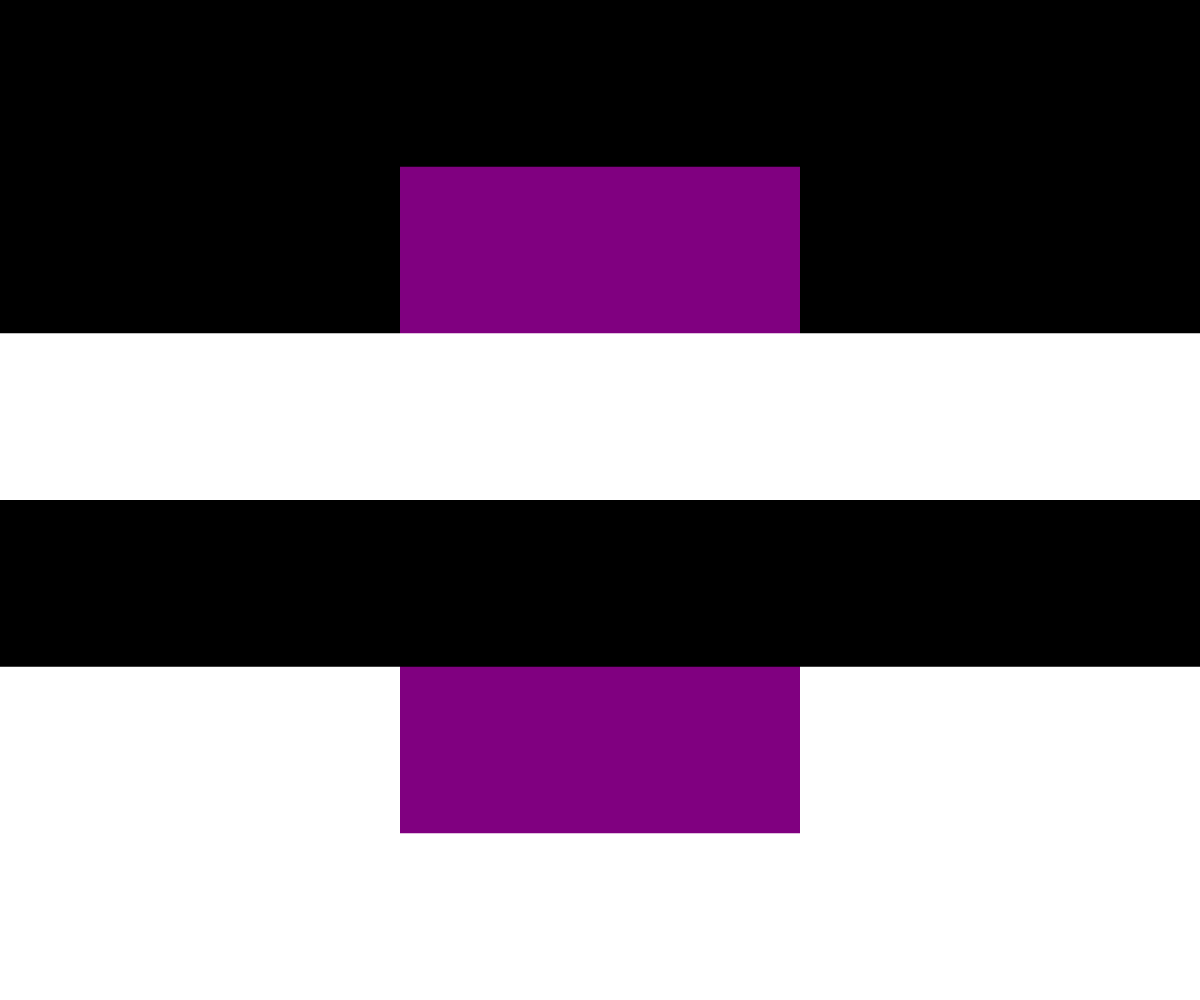
Frame 1 (no input)
Frame 60 (no input): identical to frame 1, image omitted
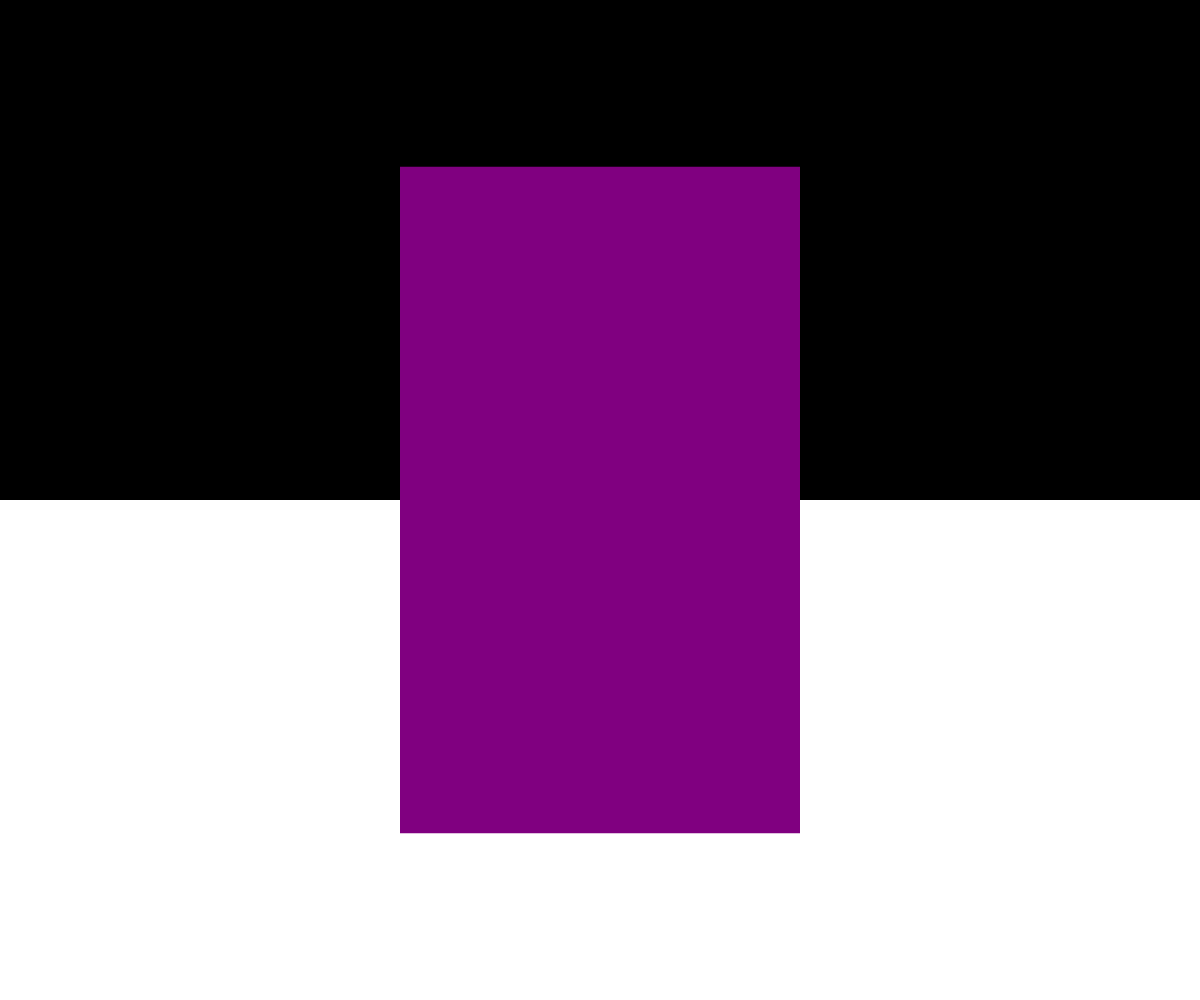
Frame 120 (the mouse pressed at the canvas centre since frame 60)

The p5.js sketch that drew these frames (run headless with seeded random() and noise() and a simulated clock; from frame 60 on, the mouse is pressed at the canvas centre):

// p5.js sketch
// ── sketch.js
//test

let clrs = {
  top:'black',
  m1: 'white',
  m2: 'black',
  bottom: 'white',
  strip: 'purple',
}

function setup() {
  createCanvas(windowWidth, windowHeight);
}

function draw() {
  background(220);
  //top
  fillRect(0, height/2, clrs.top);
  //bottom
  fillRect(height/2, height/2, clrs.bottom);
  //center strip
  strip();
  //top middle
  fillRect(height/3, height/6, clrs.m1); 
  //bottom middle
  fillRect(height/2, height/6, clrs.m2); 
  if(mouseIsPressed){
      //top
    fillRect(0, height/2, clrs.top);
    //bottom
    fillRect(height/2, height/2, clrs.bottom);
    strip(); 
    
  }
}

function fillRect(tp, hght, clr){
  fill(clr);
  noStroke();
  rect(0, tp, width, hght);
}

function strip(){
  //center
  fill(clrs.strip);
  rect(width/3, height/6, width/3, height * 2/3);
  
}
